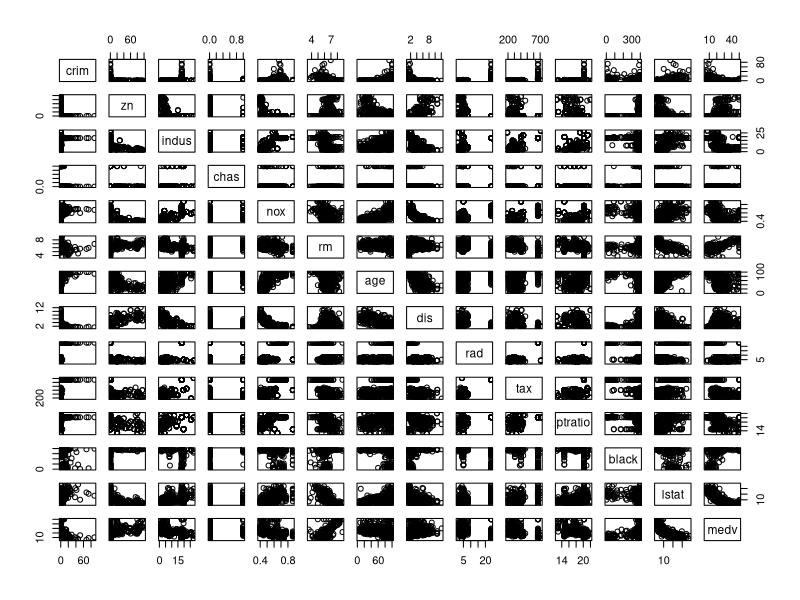
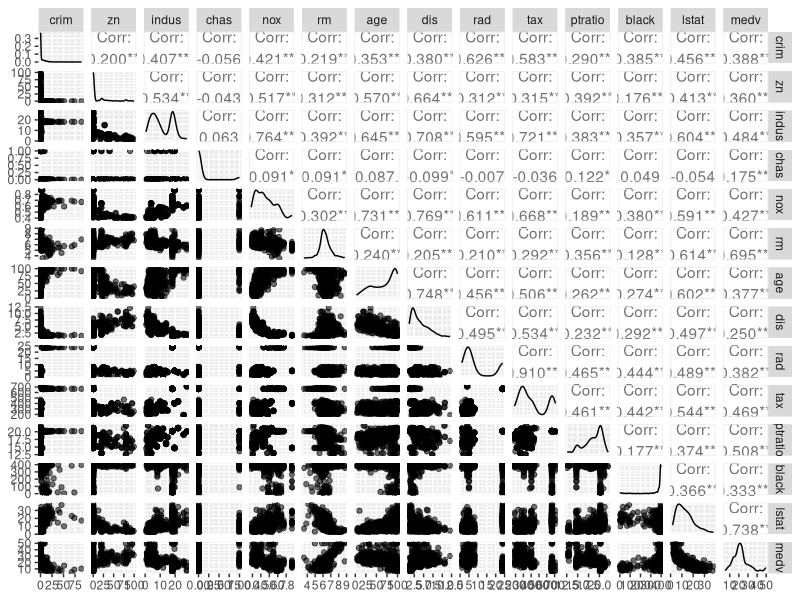
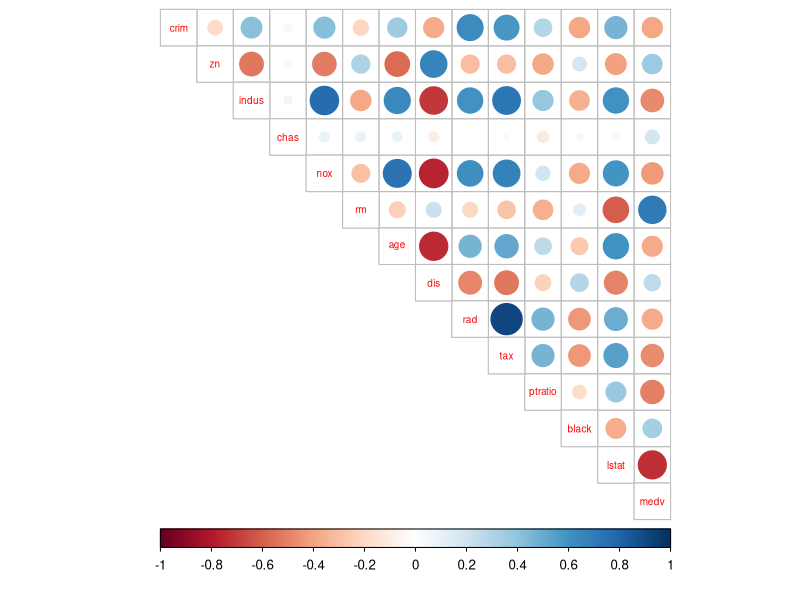

These charts were generated, in order, by the following R code:
## ---- chunk 1
library(tidyr)
library(ggplot2)
library(corrplot)
library(GGally)
## ---- chunk 2
library(MASS)
data("Boston")
str(Boston)
summary(Boston)
## ---- chunk 3
pairs(Boston)
## ---- chunk 4
p <- ggpairs(Boston, mapping = aes(alpha = 0.3), lower = list(combo = wrap("facethist", bins = 20)))
p
## ---- chunk 5
cor_matrix<-cor(Boston) %>% round(digit=2)

cor_matrix %>% round(cor_matrix)

corrplot(cor_matrix, method="circle", type = "upper", cl.pos = "b", tl.pos = "d", tl.cex = 0.6)
